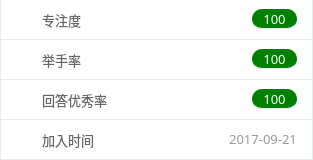
                <widget class="QFrame" name="frame_3">
                 <property name="minimumSize">
                  <size>
                   <width>313</width>
                   <height>160</height>
                  </size>
                 </property>
                 <property name="maximumSize">
                  <size>
                   <width>16777215</width>
                   <height>160</height>
                  </size>
                 </property>
                 <property name="styleSheet">
                  <string notr="true">QFrame {
	background-color: #ffffff;
	border: 1px solid #E8ECEC;
	border-top: none;
}</string>
                 </property>
                 <property name="frameShape">
                  <enum>QFrame::StyledPanel</enum>
                 </property>
                 <property name="frameShadow">
                  <enum>QFrame::Raised</enum>
                 </property>
                 <layout class="QVBoxLayout" name="verticalLayout_9">
                  <property name="spacing">
                   <number>0</number>
                  </property>
                  <property name="leftMargin">
                   <number>0</number>
                  </property>
                  <property name="topMargin">
                   <number>0</number>
                  </property>
                  <property name="rightMargin">
                   <number>0</number>
                  </property>
                  <property name="bottomMargin">
                   <number>0</number>
                  </property>
                  <item>
                   <widget class="QFrame" name="frame_6">
                    <property name="minimumSize">
                     <size>
                      <width>0</width>
                      <height>40</height>
                     </size>
                    </property>
                    <property name="maximumSize">
                     <size>
                      <width>16777215</width>
                      <height>40</height>
                     </size>
                    </property>
                    <property name="styleSheet">
                     <string notr="true">QFrame {
	background: none;
	border: none;
	border-bottom: 1px solid #E8ECEC;
}</string>
                    </property>
                    <property name="frameShape">
                     <enum>QFrame::StyledPanel</enum>
                    </property>
                    <property name="frameShadow">
                     <enum>QFrame::Raised</enum>
                    </property>
                    <layout class="QHBoxLayout" name="horizontalLayout_4">
                     <property name="leftMargin">
                      <number>15</number>
                     </property>
                     <property name="rightMargin">
                      <number>15</number>
                     </property>
                     <item>
                      <widget class="QLabel" name="label_5">
                       <property name="minimumSize">
                        <size>
                         <width>20</width>
                         <height>20</height>
                        </size>
                       </property>
                       <property name="maximumSize">
                        <size>
                         <width>20</width>
                         <height>20</height>
                        </size>
                       </property>
                       <property name="styleSheet">
                        <string notr="true">QLabel {
	border: none;
	background: none;
}</string>
                       </property>
                       <property name="text">
                        <string/>
                       </property>
                       <property name="pixmap">
                        <pixmap resource="../../Status.qrc">:/pic/Resources/material/pic/concentration.png</pixmap>
                       </property>
                       <property name="scaledContents">
                        <bool>true</bool>
                       </property>
                      </widget>
                     </item>
                     <item>
                      <widget class="QLabel" name="label_4">
                       <property name="font">
                        <font>
                         <family>微软雅黑</family>
                         <pointsize>10</pointsize>
                        </font>
                       </property>
                       <property name="styleSheet">
                        <string notr="true">QLabel {
	border: none;
	background: none;
	color: #666666;
}</string>
                       </property>
                       <property name="text">
                        <string>专注度</string>
                       </property>
                      </widget>
                     </item>
                     <item>
                      <spacer name="horizontalSpacer_17">
                       <property name="orientation">
                        <enum>Qt::Horizontal</enum>
                       </property>
                       <property name="sizeHint" stdset="0">
                        <size>
                         <width>40</width>
                         <height>20</height>
                        </size>
                       </property>
                      </spacer>
                     </item>
                     <item>
                      <widget class="QLabel" name="concentration_text">
                       <property name="minimumSize">
                        <size>
                         <width>45</width>
                         <height>20</height>
                        </size>
                       </property>
                       <property name="maximumSize">
                        <size>
                         <width>45</width>
                         <height>20</height>
                        </size>
                       </property>
                       <property name="font">
                        <font>
                         <family>微软雅黑</family>
                         <pointsize>10</pointsize>
                        </font>
                       </property>
                       <property name="styleSheet">
                        <string notr="true">QLabel {
	border-radius: 10px;
	background: green;
	color: #ffffff;
}</string>
                       </property>
                       <property name="text">
                        <string>100</string>
                       </property>
                       <property name="alignment">
                        <set>Qt::AlignCenter</set>
                       </property>
                      </widget>
                     </item>
                    </layout>
                   </widget>
                  </item>
                  <item>
                   <widget class="QFrame" name="frame_7">
                    <property name="minimumSize">
                     <size>
                      <width>0</width>
                      <height>40</height>
                     </size>
                    </property>
                    <property name="maximumSize">
                     <size>
                      <width>16777215</width>
                      <height>40</height>
                     </size>
                    </property>
                    <property name="styleSheet">
                     <string notr="true">QFrame {
	background: none;
	border: none;
	border-bottom: 1px solid #E8ECEC;
}</string>
                    </property>
                    <property name="frameShape">
                     <enum>QFrame::StyledPanel</enum>
                    </property>
                    <property name="frameShadow">
                     <enum>QFrame::Raised</enum>
                    </property>
                    <layout class="QHBoxLayout" name="horizontalLayout_5">
                     <property name="leftMargin">
                      <number>15</number>
                     </property>
                     <property name="rightMargin">
                      <number>15</number>
                     </property>
                     <item>
                      <widget class="QLabel" name="label_7">
                       <property name="minimumSize">
                        <size>
                         <width>20</width>
                         <height>20</height>
                        </size>
                       </property>
                       <property name="maximumSize">
                        <size>
                         <width>20</width>
                         <height>20</height>
                        </size>
                       </property>
                       <property name="styleSheet">
                        <string notr="true">QLabel {
	border: none;
	background: none;
}</string>
                       </property>
                       <property name="text">
                        <string/>
                       </property>
                       <property name="pixmap">
                        <pixmap resource="../../Status.qrc">:/pic/Resources/material/pic/hand.png</pixmap>
                       </property>
                       <property name="scaledContents">
                        <bool>true</bool>
                       </property>
                      </widget>
                     </item>
                     <item>
                      <widget class="QLabel" name="label_8">
                       <property name="font">
                        <font>
                         <family>微软雅黑</family>
                         <pointsize>10</pointsize>
                        </font>
                       </property>
                       <property name="styleSheet">
                        <string notr="true">QLabel {
	border: none;
	background: none;
	color: #666666;
}</string>
                       </property>
                       <property name="text">
                        <string>举手率</string>
                       </property>
                      </widget>
                     </item>
                     <item>
                      <spacer name="horizontalSpacer_18">
                       <property name="orientation">
                        <enum>Qt::Horizontal</enum>
                       </property>
                       <property name="sizeHint" stdset="0">
                        <size>
                         <width>40</width>
                         <height>20</height>
                        </size>
                       </property>
                      </spacer>
                     </item>
                     <item>
                      <widget class="QLabel" name="raise_hand_rate_text">
                       <property name="minimumSize">
                        <size>
                         <width>45</width>
                         <height>20</height>
                        </size>
                       </property>
                       <property name="maximumSize">
                        <size>
                         <width>45</width>
                         <height>20</height>
                        </size>
                       </property>
                       <property name="font">
                        <font>
                         <family>微软雅黑</family>
                         <pointsize>10</pointsize>
                        </font>
                       </property>
                       <property name="styleSheet">
                        <string notr="true">QLabel {
	border-radius: 10px;
	background: green;
	color: #ffffff;
}</string>
                       </property>
                       <property name="text">
                        <string>100</string>
                       </property>
                       <property name="alignment">
                        <set>Qt::AlignCenter</set>
                       </property>
                      </widget>
                     </item>
                    </layout>
                   </widget>
                  </item>
                  <item>
                   <widget class="QFrame" name="frame_8">
                    <property name="minimumSize">
                     <size>
                      <width>0</width>
                      <height>40</height>
                     </size>
                    </property>
                    <property name="maximumSize">
                     <size>
                      <width>16777215</width>
                      <height>40</height>
                     </size>
                    </property>
                    <property name="styleSheet">
                     <string notr="true">QFrame {
	background: none;
	border: none;
	border-bottom: 1px solid #E8ECEC;
}</string>
                    </property>
                    <property name="frameShape">
                     <enum>QFrame::StyledPanel</enum>
                    </property>
                    <property name="frameShadow">
                     <enum>QFrame::Raised</enum>
                    </property>
                    <layout class="QHBoxLayout" name="horizontalLayout_6">
                     <property name="leftMargin">
                      <number>15</number>
                     </property>
                     <property name="rightMargin">
                      <number>15</number>
                     </property>
                     <item>
                      <widget class="QLabel" name="label_11">
                       <property name="minimumSize">
                        <size>
                         <width>20</width>
                         <height>20</height>
                        </size>
                       </property>
                       <property name="maximumSize">
                        <size>
                         <width>20</width>
                         <height>20</height>
                        </size>
                       </property>
                       <property name="styleSheet">
                        <string notr="true">QLabel {
	border: none;
	background: none;
}</string>
                       </property>
                       <property name="text">
                        <string/>
                       </property>
                       <property name="pixmap">
                        <pixmap resource="../../Status.qrc">:/pic/Resources/material/pic/excellent.png</pixmap>
                       </property>
                       <property name="scaledContents">
                        <bool>true</bool>
                       </property>
                      </widget>
                     </item>
                     <item>
                      <widget class="QLabel" name="label_12">
                       <property name="font">
                        <font>
                         <family>微软雅黑</family>
                         <pointsize>10</pointsize>
                        </font>
                       </property>
                       <property name="styleSheet">
                        <string notr="true">QLabel {
	border: none;
	background: none;
	color: #666666;
}</string>
                       </property>
                       <property name="text">
                        <string>回答优秀率</string>
                       </property>
                      </widget>
                     </item>
                     <item>
                      <spacer name="horizontalSpacer_19">
                       <property name="orientation">
                        <enum>Qt::Horizontal</enum>
                       </property>
                       <property name="sizeHint" stdset="0">
                        <size>
                         <width>40</width>
                         <height>20</height>
                        </size>
                       </property>
                      </spacer>
                     </item>
                     <item>
                      <widget class="QLabel" name="excellent_rate_text">
                       <property name="minimumSize">
                        <size>
                         <width>45</width>
                         <height>20</height>
                        </size>
                       </property>
                       <property name="maximumSize">
                        <size>
                         <width>45</width>
                         <height>20</height>
                        </size>
                       </property>
                       <property name="font">
                        <font>
                         <family>微软雅黑</family>
                         <pointsize>10</pointsize>
                        </font>
                       </property>
                       <property name="styleSheet">
                        <string notr="true">QLabel {
	border-radius: 10px;
	background: green;
	color: #ffffff;
}</string>
                       </property>
                       <property name="text">
                        <string>100</string>
                       </property>
                       <property name="alignment">
                        <set>Qt::AlignCenter</set>
                       </property>
                      </widget>
                     </item>
                    </layout>
                   </widget>
                  </item>
                  <item>
                   <widget class="QFrame" name="frame_9">
                    <property name="minimumSize">
                     <size>
                      <width>0</width>
                      <height>40</height>
                     </size>
                    </property>
                    <property name="maximumSize">
                     <size>
                      <width>16777215</width>
                      <height>40</height>
                     </size>
                    </property>
                    <property name="styleSheet">
                     <string notr="true">QFrame {
	background: none;
	border: none;
	border-bottom: 1px solid #E8ECEC;
}</string>
                    </property>
                    <property name="frameShape">
                     <enum>QFrame::StyledPanel</enum>
                    </property>
                    <property name="frameShadow">
                     <enum>QFrame::Raised</enum>
                    </property>
                    <layout class="QHBoxLayout" name="horizontalLayout_7">
                     <property name="leftMargin">
                      <number>15</number>
                     </property>
                     <property name="rightMargin">
                      <number>15</number>
                     </property>
                     <item>
                      <widget class="QLabel" name="label_14">
                       <property name="minimumSize">
                        <size>
                         <width>20</width>
                         <height>20</height>
                        </size>
                       </property>
                       <property name="maximumSize">
                        <size>
                         <width>20</width>
                         <height>20</height>
                        </size>
                       </property>
                       <property name="styleSheet">
                        <string notr="true">QLabel {
	border: none;
	background: none;
}</string>
                       </property>
                       <property name="text">
                        <string/>
                       </property>
                       <property name="pixmap">
                        <pixmap resource="../../Status.qrc">:/pic/Resources/material/pic/time.png</pixmap>
                       </property>
                       <property name="scaledContents">
                        <bool>true</bool>
                       </property>
                      </widget>
                     </item>
                     <item>
                      <widget class="QLabel" name="label_15">
                       <property name="font">
                        <font>
                         <family>微软雅黑</family>
                         <pointsize>10</pointsize>
                        </font>
                       </property>
                       <property name="styleSheet">
                        <string notr="true">QLabel {
	border: none;
	background: none;
	color: #666666;
}</string>
                       </property>
                       <property name="text">
                        <string>加入时间</string>
                       </property>
                      </widget>
                     </item>
                     <item>
                      <spacer name="horizontalSpacer_20">
                       <property name="orientation">
                        <enum>Qt::Horizontal</enum>
                       </property>
                       <property name="sizeHint" stdset="0">
                        <size>
                         <width>40</width>
                         <height>20</height>
                        </size>
                       </property>
                      </spacer>
                     </item>
                     <item>
                      <widget class="QLabel" name="join_date_text">
                       <property name="minimumSize">
                        <size>
                         <width>0</width>
                         <height>0</height>
                        </size>
                       </property>
                       <property name="maximumSize">
                        <size>
                         <width>16777215</width>
                         <height>20</height>
                        </size>
                       </property>
                       <property name="font">
                        <font>
                         <family>微软雅黑</family>
                         <pointsize>10</pointsize>
                        </font>
                       </property>
                       <property name="styleSheet">
                        <string notr="true">QLabel {
	border:none;
	background: none;
	color: #999999;
}</string>
                       </property>
                       <property name="text">
                        <string>2017-09-21</string>
                       </property>
                       <property name="alignment">
                        <set>Qt::AlignCenter</set>
                       </property>
                      </widget>
                     </item>
                    </layout>
                   </widget>
                  </item>
                 </layout>
                </widget>
